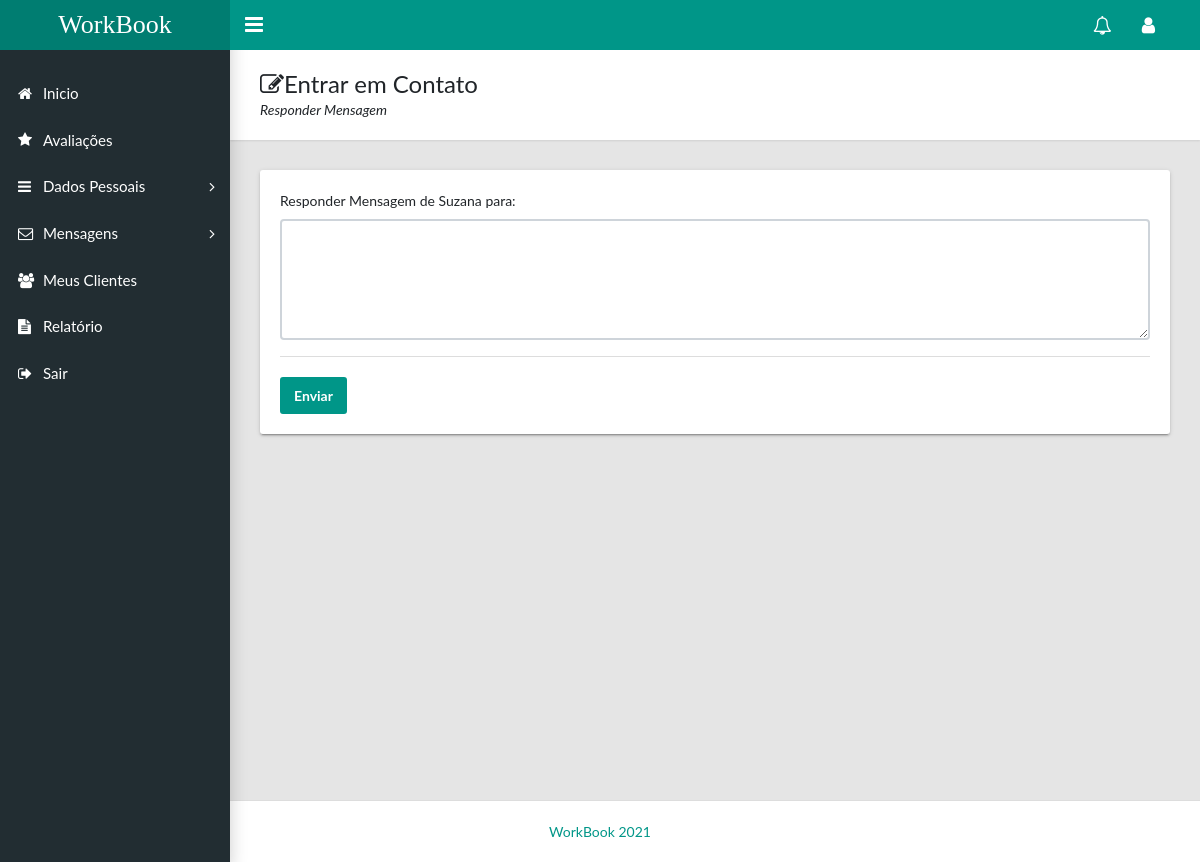
The page /mensagem/responderMensagem/2 (signed in) on the database as committed earlier.
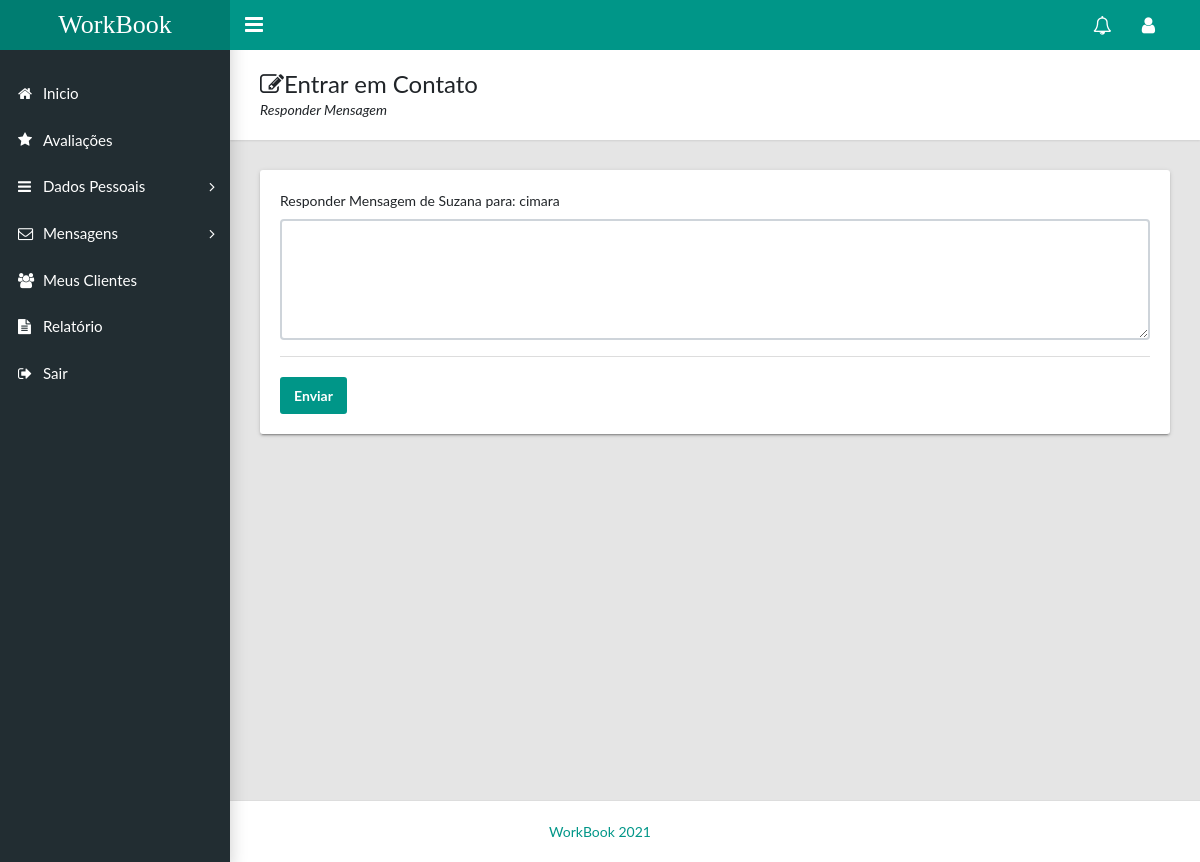
The same page on the database as committed later.
### mensagem/models.py (models this page shows)
class Mensagem(models.Model):
    texto = models.CharField('texto',max_length=500)
    destinatario = models.IntegerField('destinatario', blank=True, null=True)
    remetente = models.IntegerField('remetente', blank=True, null=True)
    nomeRemetente = models.CharField('nomeRemetente',max_length=100)
    class Meta:
        db_table = 'Mensagen'
        verbose_name = 'Mensagem'
        verbose_name_plural = 'Mensagens'

### mensagem/views.py (the view)
# urls.py: path('responderMensagem/<int:remetente>', views.responderMensagem, name='responderMensagem'),
@login_required(login_url='usuario:submit_login')
def responderMensagem(request,remetente):
    respMensagem = Mensagem.objects.filter(remetente=remetente).first()
    user = request.user.id
    form = MensagemForm(request.POST)
    if form.is_valid():
        form.save()
        return redirect('listarMensagem')
    else:
        form = MensagemForm(request.POST)
    context = {
        'form': form,
        'respMensagem': respMensagem,
        'user': user
    }
    return render(request, 'responderMensagem.html', context)

### mensagem/forms.py
class MensagemForm(ModelForm):
    class Meta:
        model = Mensagem
        fields = '__all__'

### mensagem/templates/responderMensagem.html (shortened to what this page needs)
{% extends 'model-page.html' %}
{% block content %}
<main class="app-content">
    <div class="app-title">
        <div>
            <h1><i class="fa fa-edit"></i>Entrar em Contato</h1>
            <p>Responder Mensagem</p>
        </div>
    </div>
    <div class="row">
        <div class="col-md-12">
            <div class="tile">
                <div class="row">
                    <div class="col-lg-12">
                        <form method="post" class="form">
                            <div class="row">
                                <div id="show_class" class="col-lg-12">
                                    <div class="form-group">
                                        <label for="id_texto">Responder Mensagem de {{request.user.username}} para:
                                            {{respMensagem.nomeRemetente}}</label>
                                        <textarea name="texto" cols="140" rows="5" class="form-control"
                                                  required="" id="id_texto" placeholder="Deixe sua Mensagem Aqui!">
                                        </textarea>
                                    </div>
                                    <div class="tile-footer">
                                        <button class="btn btn-primary" type="submit">Enviar</button>
                                    </div>
                                </div>
                            </div>
                        </form>
                    </div>
                </div>
            </div>
        </div>
    </div>
</main>
{% endblock %}

Rows that differ between the two databases and show on the page:
added Mensagem: nomeRemetente "cimara"
